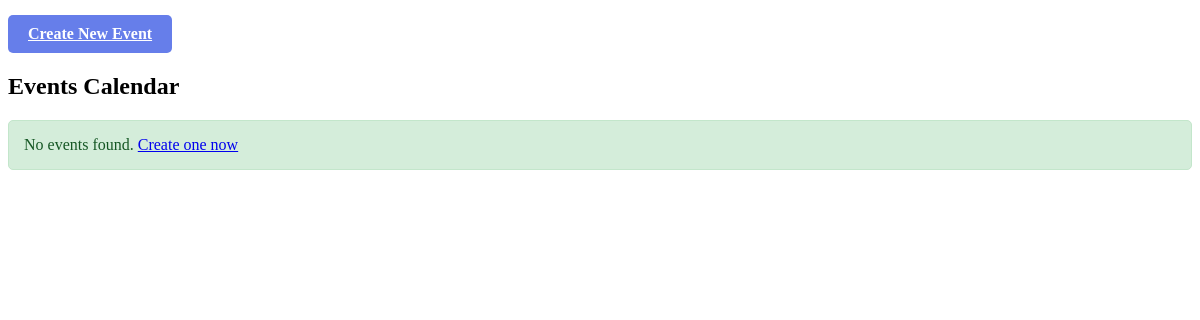
Before: /admin/pages/events.php with the older database file.
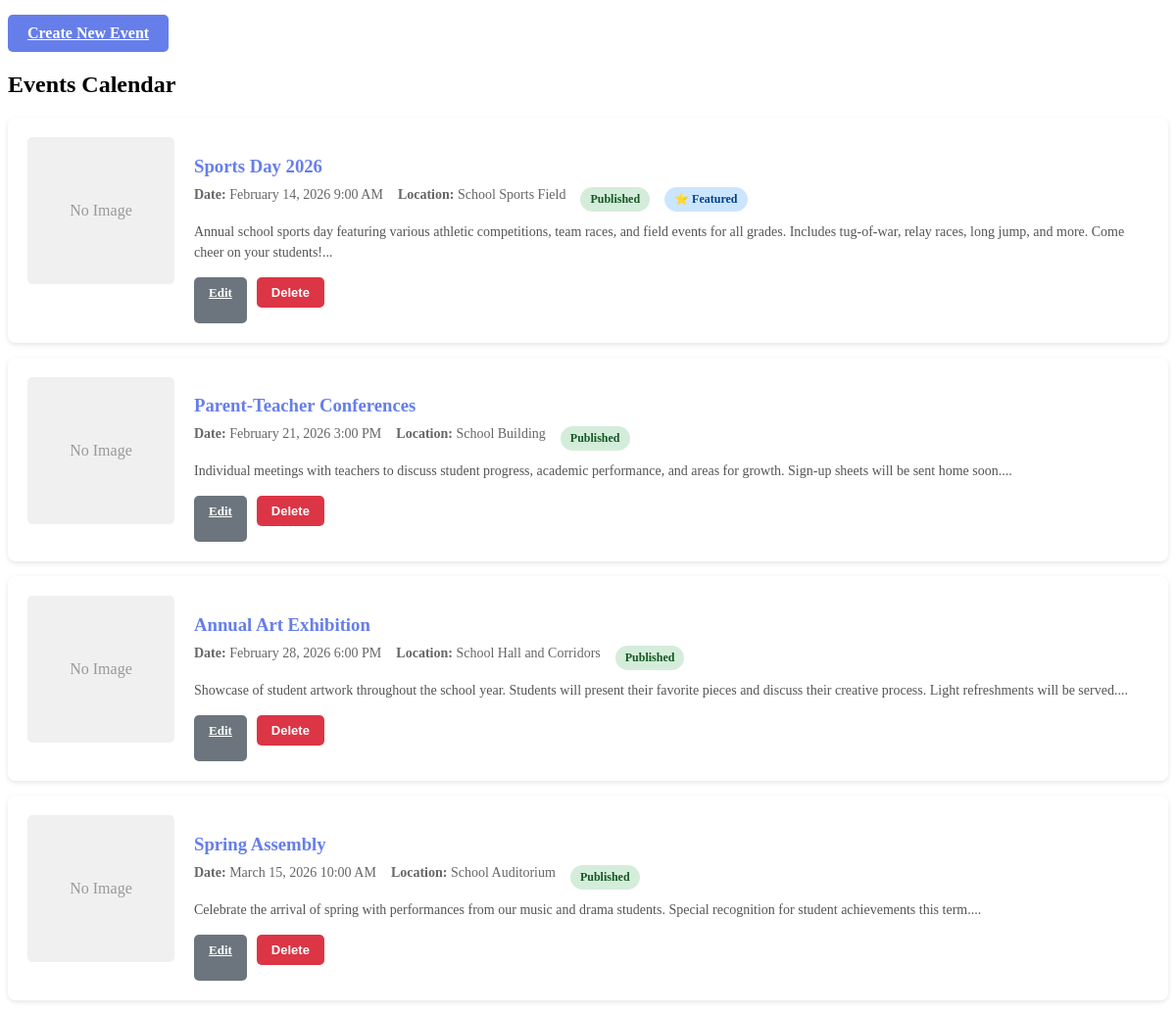
After: the same page with the newer database file.
### tables this page shows
CREATE TABLE IF NOT EXISTS events (
    id INT PRIMARY KEY AUTO_INCREMENT,
    event_name VARCHAR(255) NOT NULL,
    event_description TEXT,
    event_date DATETIME NOT NULL,
    event_location VARCHAR(255),
    event_image VARCHAR(255),
    featured BOOLEAN DEFAULT FALSE,
    is_published BOOLEAN DEFAULT TRUE,
    created_at TIMESTAMP DEFAULT CURRENT_TIMESTAMP,
    updated_at TIMESTAMP DEFAULT CURRENT_TIMESTAMP ON UPDATE CURRENT_TIMESTAMP
);

### admin/pages/events.php (the view, shortened to what this page needs)
<?php
$action = $_GET['action'] ?? 'list';
$events = [];
$result = $conn->query("SELECT * FROM events ORDER BY event_date ASC");
if ($result) {
    while ($row = $result->fetch_assoc()) {
        $events[] = $row;
    }
}
?>
<div class="button-group" style="margin-bottom: 20px;">
    <a href="?page=events&action=create" class="btn btn-primary">Create New Event</a>
</div>
<?php if ($action === 'create'): ?>
    <div class="form-container">
        <h2>Create New Event</h2>
        <form method="POST" enctype="multipart/form-data">
            <div class="form-group">
                <label for="event_name">Event Name</label>
                <input type="text" id="event_name" name="event_name" required placeholder="e.g., Annual Sports Day">
            </div>
            <div class="form-group">
                <label for="event_description">Event Description</label>
                <textarea id="event_description" name="event_description" required placeholder="Enter event description"></textarea>
            </div>
            <div class="form-group">
                <label for="event_date">Event Date & Time</label>
                <input type="datetime-local" id="event_date" name="event_date" required>
            </div>
            <div class="form-group">
                <label for="event_location">Event Location</label>
                <input type="text" id="event_location" name="event_location" required placeholder="e.g., School Sports Field">
            </div>
            <div class="form-group">
                <label for="event_image">Event Image</label>
                <input type="file" id="event_image" name="event_image" accept="image/*">
                <small style="color: #666;">Optional. Upload an image for the event.</small>
            </div>
            <div class="form-group">
                <div class="checkbox-group">
                    <label>
                        <input type="checkbox" name="featured"> Feature on homepage
                    </label>
                    <label>
                        <input type="checkbox" name="is_published" checked> Publish event
                    </label>
                </div>
            </div>
            <div class="button-group">
                <button type="submit" name="create_event" class="btn btn-primary">Create Event</button>
                <a href="?page=events" class="btn btn-secondary">Cancel</a>
            </div>
        </form>
    </div>
<?php else: ?>
    <h2>Events Calendar</h2>
    <?php if (empty($events)): ?>
        <div class="message">No events found. <a href="?page=events&action=create">Create one now</a></div>
    <?php else: ?>
        <?php foreach ($events as $event): ?>
            <div class="event-card">
                <?php if ($event['event_image']): ?>
                    <img src="<?php echo 'admin/' . htmlspecialchars($event['event_image']); ?>" alt="Event image" class="event-image">
                <?php else: ?>
                    <div class="no-image">No Image</div>
                <?php endif; ?>
                <div class="event-content">
                    <h3><?php echo htmlspecialchars($event['event_name']); ?></h3>
                    <div class="event-meta">
                        <span><strong>Date:</strong> <?php echo date('F j, Y g:i A', strtotime($event['event_date'])); ?></span>
                        <span><strong>Location:</strong> <?php echo htmlspecialchars($event['event_location']); ?></span>
                        <span>
                            <span class="status-badge <?php echo $event['is_published'] ? 'status-published' : 'status-draft'; ?>">
                                <?php echo $event['is_published'] ? 'Published' : 'Draft'; ?>
                            </span>
                        </span>
                        <?php if ($event['featured']): ?>
                            <span>
                                <span class="status-badge status-featured">⭐ Featured</span>
                            </span>
                        <?php endif; ?>
                    </div>
                    <div class="event-description">
                        <?php echo htmlspecialchars(substr($event['event_description'], 0, 200)); ?>...
                    </div>
                    <div class="event-actions">
                        <a href="?page=events&action=edit&id=<?php echo $event['id']; ?>" class="btn btn-secondary">Edit</a>
                        <form method="POST" style="display: inline;">
                            <button type="submit" name="delete_event" class="btn btn-danger" onclick="return confirm('Delete this event?')">Delete</button>
                        </form>
                    </div>
                </div>
            </div>
        <?php endforeach; ?>
    <?php endif; ?>
<?php endif; ?>

### admin/pages/events.php (style rules this page uses)
.button-group { display: flex; gap: 10px; margin-top: 15px; }
.btn { padding: 10px 20px; border: none; border-radius: 5px; cursor: pointer; font-weight: 600; transition: background 0.3s; }
.btn-primary { background: #667eea; color: white; }
.btn-secondary { background: #6c757d; color: white; }
.btn-danger { background: #dc3545; color: white; }
.event-card { background: white; padding: 20px; border-radius: 8px; box-shadow: 0 2px 5px rgba(0, 0, 0, 0.1); margin-bottom: 15px; display: flex; gap: 20px; }
.event-content { flex: 1; }
.event-content h3 { color: #667eea; margin-bottom: 10px; }
.event-meta { display: flex; flex-wrap: wrap; gap: 15px; margin-bottom: 10px; font-size: 14px; color: #666; }
.status-badge { display: inline-block; padding: 5px 10px; border-radius: 20px; font-size: 12px; font-weight: 600; }
.status-published { background: #d4edda; color: #155724; }
.status-featured { background: #cce5ff; color: #004085; }
.event-description { color: #555; margin-bottom: 15px; font-size: 14px; line-height: 1.5; }
.event-actions { display: flex; gap: 10px; }
.event-actions .btn { padding: 8px 15px; font-size: 13px; }
.no-image { width: 150px; height: 150px; background: #f0f0f0; border-radius: 5px; display: flex; align-items: center; justify-content: center; color: #999; text-align: center; flex-shrink: 0; }
.message { padding: 15px; border-radius: 5px; margin-bottom: 20px; background: #d4edda; color: #155724; border: 1px solid #c3e6cb; }

Changed rows visible on the page:
added events: shows "No Image", event_name "Sports Day 2026", event_date "February 14, 2026 9:00 AM", event_location "School Sports Field", is_published "Published", featured "⭐ Featured", event_description "Annual school sports day featuring various athletic competitions, team races, and field events for all grades. Includes tug-of-war, relay races, long jump, and more. Come cheer on your students!"
added events: shows "No Image", event_name "Parent-Teacher Conferences", event_date "February 21, 2026 3:00 PM", event_location "School Building", is_published "Published", event_description "Individual meetings with teachers to discuss student progress, academic performance, and areas for growth. Sign-up sheets will be sent home soon."
added events: shows "No Image", event_name "Annual Art Exhibition", event_date "February 28, 2026 6:00 PM", event_location "School Hall and Corridors", is_published "Published", event_description "Showcase of student artwork throughout the school year. Students will present their favorite pieces and discuss their creative process. Light refreshments will be served."
added events: shows "No Image", event_name "Spring Assembly", event_date "March 15, 2026 10:00 AM", event_location "School Auditorium", is_published "Published", event_description "Celebrate the arrival of spring with performances from our music and drama students. Special recognition for student achievements this term."
Other visible differences:
text no longer shown: "No events found. Create one now"
